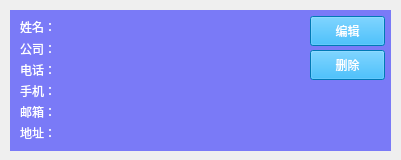
<?xml version="1.0" encoding="UTF-8"?>
<ui version="4.0">
 <class>Form</class>
 <widget class="QWidget" name="Form">
  <property name="geometry">
   <rect>
    <x>0</x>
    <y>0</y>
    <width>401</width>
    <height>160</height>
   </rect>
  </property>
  <property name="windowTitle">
   <string>Form</string>
  </property>
  <widget class="QLabel" name="label_7">
   <property name="geometry">
    <rect>
     <x>10</x>
     <y>10</y>
     <width>381</width>
     <height>141</height>
    </rect>
   </property>
   <property name="styleSheet">
    <string notr="true">background-color: rgba(0, 0, 255, 125);</string>
   </property>
   <property name="text">
    <string/>
   </property>
  </widget>
  <widget class="QWidget" name="layoutWidget">
   <property name="geometry">
    <rect>
     <x>20</x>
     <y>19</y>
     <width>361</width>
     <height>121</height>
    </rect>
   </property>
   <layout class="QVBoxLayout" name="verticalLayout_2">
    <item>
     <widget class="QLabel" name="label_8">
      <property name="styleSheet">
       <string notr="true">color: rgb(255, 255, 255);</string>
      </property>
      <property name="text">
       <string>姓名：</string>
      </property>
     </widget>
    </item>
    <item>
     <widget class="QLabel" name="label_9">
      <property name="styleSheet">
       <string notr="true">color: rgb(255, 255, 255);</string>
      </property>
      <property name="text">
       <string>公司：</string>
      </property>
     </widget>
    </item>
    <item>
     <widget class="QLabel" name="label_10">
      <property name="styleSheet">
       <string notr="true">color: rgb(255, 255, 255);</string>
      </property>
      <property name="text">
       <string>电话：</string>
      </property>
     </widget>
    </item>
    <item>
     <widget class="QLabel" name="label_11">
      <property name="styleSheet">
       <string notr="true">color: rgb(255, 255, 255);</string>
      </property>
      <property name="text">
       <string>手机：</string>
      </property>
     </widget>
    </item>
    <item>
     <widget class="QLabel" name="label_12">
      <property name="styleSheet">
       <string notr="true">color: rgb(255, 255, 255);</string>
      </property>
      <property name="text">
       <string>邮箱：</string>
      </property>
     </widget>
    </item>
    <item>
     <widget class="QLabel" name="label_13">
      <property name="styleSheet">
       <string notr="true">color: rgb(255, 255, 255);</string>
      </property>
      <property name="text">
       <string>地址：</string>
      </property>
     </widget>
    </item>
   </layout>
  </widget>
  <widget class="QPushButton" name="pushButton">
   <property name="geometry">
    <rect>
     <x>310</x>
     <y>16</y>
     <width>75</width>
     <height>30</height>
    </rect>
   </property>
   <property name="styleSheet">
    <string notr="true">background-color: rgb(0, 170, 255);
color: rgb(255, 255, 255);</string>
   </property>
   <property name="text">
    <string>编辑</string>
   </property>
  </widget>
  <widget class="QPushButton" name="pushButton_3">
   <property name="geometry">
    <rect>
     <x>310</x>
     <y>50</y>
     <width>75</width>
     <height>30</height>
    </rect>
   </property>
   <property name="styleSheet">
    <string notr="true">background-color: rgb(0, 170, 255);
color: rgb(255, 255, 255);</string>
   </property>
   <property name="text">
    <string>删除</string>
   </property>
  </widget>
 </widget>
 <resources/>
 <connections/>
</ui>
